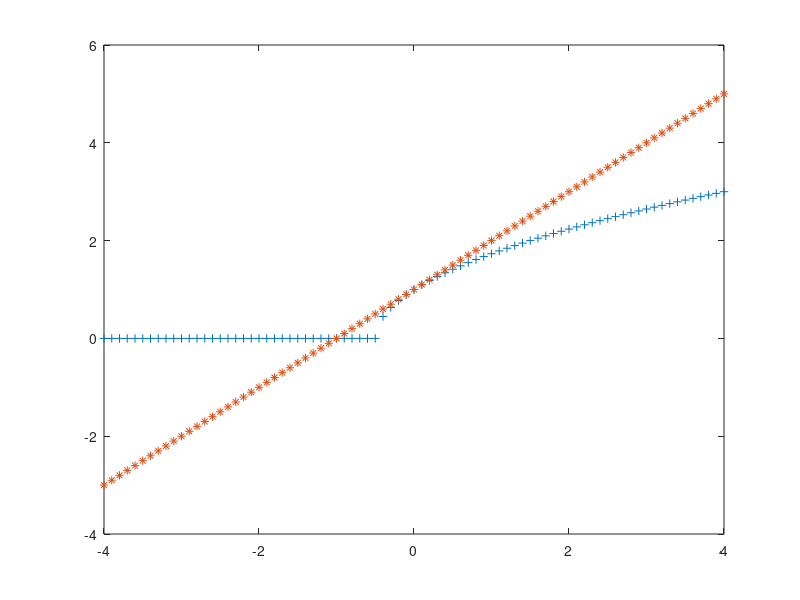

Source code (MATLAB): (Note: this script raises an error after producing the figure.)

disp("Q1");
H=[0.01 0.05 0.1];

% define the function 
f=@(x) 1/sqrt(1+2*x^3);
a=1.2;
b=1.6;
I=zeros(size(H));
for i=1:length(H)
    h=H(i); % define the step size 
    n=(b-a)/h; %calculate the  number of steps 
    sum=0;

    for j=0:n
        x=a+j*h; % calculate the value of x at each step 
        sum=sum+f(x); % add the value of the function at x to the sum 
    end

  disp("the result with step size h=")
  disp(H(i));
  I(i)=sum*h; %calculate the integral as the sum multiplied by the step size
  disp(I(i));
end


disp("Q2");
f=@(x) 1/(1+sin(x)+x);
N=[10,100];
a=0.4;
b=0.5;
I=zeros(size(N));
for i=1:length(N)
    n=N(i);
    h=(b-a)/n;
    sum=0;
    for j=0:n
        x=a+j*h;
        sum=sum+f(x);
    end
     disp("the result with step size n=")
  disp(N(i));
  I(i)=sum*h; %calculate the integral as the sum multiplied by the step size
  disp(I(i));
end




disp("Q3");
f=@(x) sqrt(x).*cos(x.^2);
a=0.4;
b=0.6;
h=0.01;
n=(b-a)/h;
sum=0;
for i=0:n
    x=a+i*h;
    sum=sum+f(x);
end
I=sum*h;
disp(I);


disp("Q4")
x=-4:0.1:4;
axis=[-4 4 -4 4];
y1=sqrt(2*x+1);
y2=x+1;
plot(x,y1,'+',x,y2,'*')
x=[0 4];
y=[-1 3];
S=((y(1)+y(2))/2)*(x(2)-x(1));
disp("the are equal to :")
disp(S);


disp("Q5");
syms x
f=@(x)sin(2*x)./(x.^2+1);
a=0.5;
b=1.5;
A=integral(f,a,b);
disp(A);

disp("Q6");
syms x
f=@(x) sqrt(0.2*x.^2+1);
a=0.2;
b=1.8;
N=integral(f,a,b);
disp(N);


disp("Q8")
syms x

f=@(x) exp(x)./(1+sin(3*x));
a=0.1;
b=0.5;
Q=integral(f,a,b);
disp(Q);

disp("Q9");
syms x
c=input("enter a number");
f=simplify((8*x^3-1)/(6*x^2-5*x+1));
p1=subs(f,x,-3);
disp(" x=-3");
disp(p1);
disp("x=c");
p2=subs(f,x,c);
disp(p2);

disp("Q10")
v1=round(rand(1,4)*10);
v2=round(rand(1,4)*10);
V=[v1;v2];
disp(V);

for i=1:length(V)
     min_val=min(V(:,i));
     V(V(:,i)==min_val,i)=sum((V(:,i)));  
end
disp(V);
